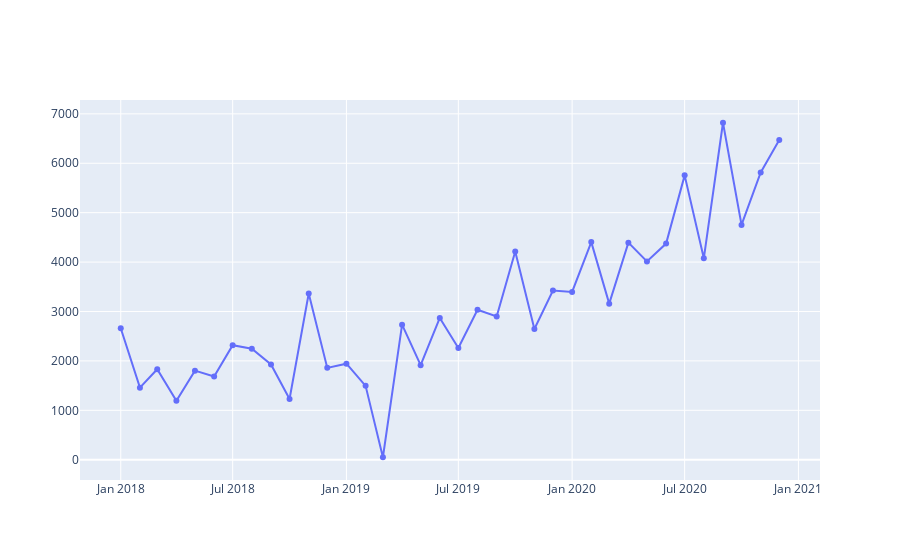

Write notebook code for a chart like this one.
### Code cell
fig0 = go.Figure()
fig0.add_trace(go.Scatter(x=df.datetime_col
                         ,y=df.Sales
                         ,mode='lines+markers'
                         ,name='Sales'))
fig0.show()
